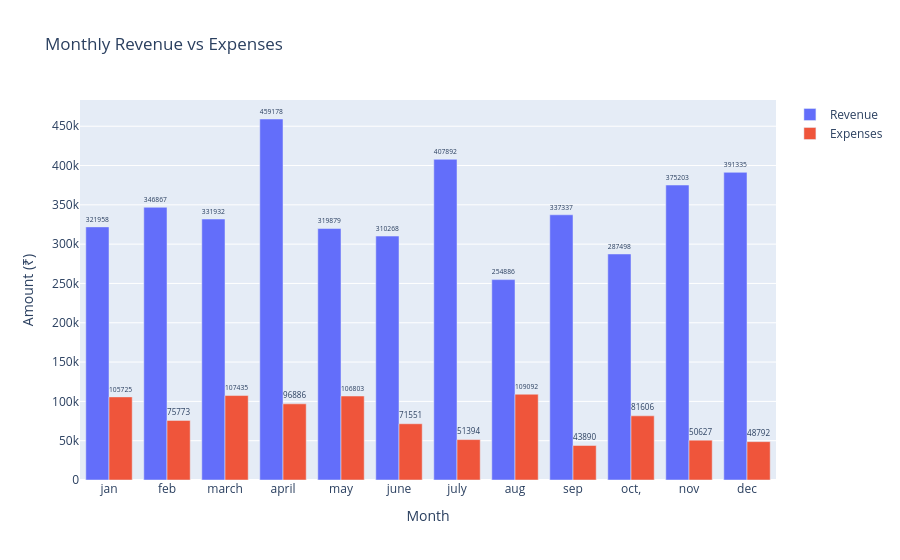

The code cell stored with this chart in its notebook:
### Code cell
import numpy as np
import plotly.graph_objects as go

fig = go.Figure()

# Revenue bars
fig.add_trace(
    go.Bar(
        x=months,
        y=revenue,
        name="Revenue",
        text=revenue,
        textposition="outside",
        hovertemplate="Month: %{x}<br>Revenue: ₹%{y}<extra></extra>"
    )
)

# Expenses bars
fig.add_trace(
    go.Bar(
        x=months,
        y=expenses,
        name="Expenses",
        text=expenses,
        textposition="outside",
        hovertemplate="Month: %{x}<br>Expenses: ₹%{y}<extra></extra>"
    )
)

fig.update_layout(
    title="Monthly Revenue vs Expenses",
    xaxis_title="Month",
    yaxis_title="Amount (₹)",
    barmode="group"
)

fig.show()

### Figure 1 — Plotly figure (JSON) as saved in the notebook; plotly's stock layout.template omitted (floating-point values rounded to 4 significant figures)
{"data": [{"hovertemplate": "Month: %{x}<br>Revenue: ₹%{y}<extra></extra>", "name": "Revenue", "text": [322000.0, 346900.0, 331900.0, 459200.0, 319900.0, 310300.0, 407900.0, 254900.0, 337300.0, 287500.0, 375200.0, 391300.0], "textposition": "outside", "type": "bar", "x": ["jan", "feb", "march", "april", "may", "june", "july", "aug", "sep", "oct,", "nov", "dec"], "y": [321958, 346867, 331932, 459178, 319879, 310268, 407892, 254886, 337337, 287498, 375203, 391335]}, {"hovertemplate": "Month: %{x}<br>Expenses: ₹%{y}<extra></extra>", "name": "Expenses", "text": [105700.0, 75770.0, 107400.0, 96890.0, 106800.0, 71550.0, 51390.0, 109100.0, 43890.0, 81610.0, 50630.0, 48790.0], "textposition": "outside", "type": "bar", "x": ["jan", "feb", "march", "april", "may", "june", "july", "aug", "sep", "oct,", "nov", "dec"], "y": [105725, 75773, 107435, 96886, 106803, 71551, 51394, 109092, 43890, 81606, 50627, 48792]}], "layout": {"barmode": "group", "title": {"text": "Monthly Revenue vs Expenses"}, "xaxis": {"title": {"text": "Month"}}, "yaxis": {"title": {"text": "Amount (₹)"}}}}
